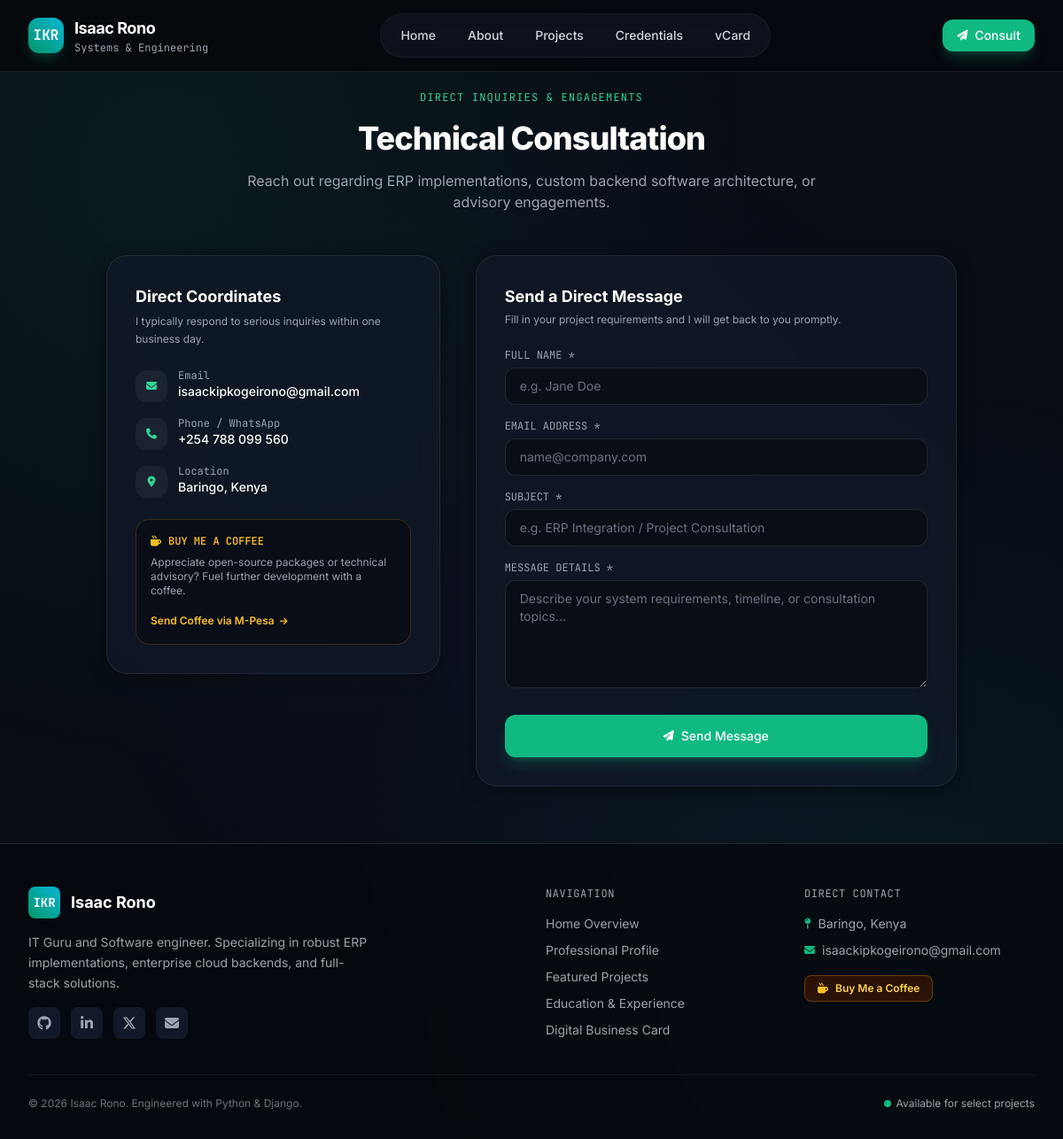
Page /contact/ on the earlier database version.
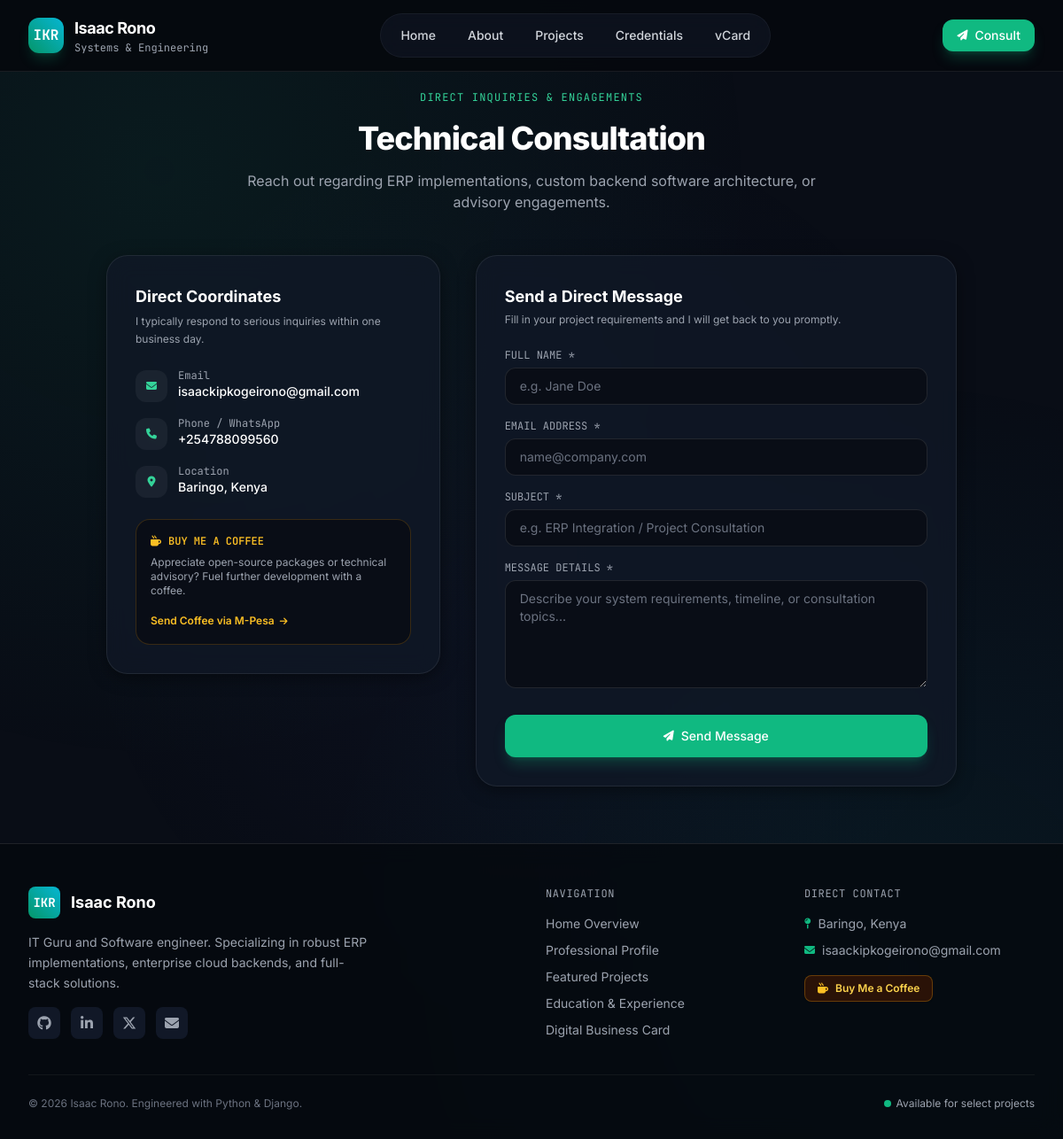
Same page on the later database version.
### ikrweb/models.py (models this page shows, shortened)
class About(models.Model):
    name             = models.CharField(max_length=100)
    title            = models.CharField(max_length=200, help_text="Professional headline shown in the hero section")
    bio              = models.TextField(help_text="Executive summary / about paragraph")
    profile_image    = models.ImageField(upload_to='profile/', blank=True, null=True)
    resume           = models.FileField(upload_to='documents/', blank=True, null=True)
    favicon          = models.ImageField(upload_to='branding/', blank=True, null=True)
    email            = models.EmailField()
    phone            = models.CharField(max_length=30, blank=True)
    location         = models.CharField(max_length=150, blank=True)
    website          = models.URLField(blank=True, help_text="Public website URL shown on the business card")
    linkedin         = models.URLField(blank=True)
    github           = models.URLField(blank=True)
    twitter          = models.URLField(blank=True)
    instagram        = models.URLField(blank=True)
    youtube          = models.URLField(blank=True)
    mpesa_number     = models.CharField(
        max_length=20, blank=True,
        help_text="M-Pesa number for the tipping page, e.g. 0705027739"
    )
    mpesa_name       = models.CharField(
        max_length=100, blank=True,
        help_text="Account name shown on the tipping page"
    )
    class Meta:
        verbose_name_plural = "About"

### ikrweb/views.py (the view)
# urls.py: path('contact/', views.contact, name='contact'),
def contact(request):
    about = _get_about()
    if request.method == 'POST':
        form = ContactForm(request.POST)
        if form.is_valid():
            submission = form.save()
            owner_email = getattr(settings, 'CONTACT_EMAIL', None) or (
                about.email if about else None
            )
            if owner_email:
                try:
                    send_mail(
                        subject=f"[Portfolio Consult] {submission.subject}",
                        message=(
                            f"From: {submission.name} <{submission.email}>\n\n"
                            f"{submission.message}"
                        ),
                        from_email=settings.DEFAULT_FROM_EMAIL,
                        recipient_list=[owner_email],
                        fail_silently=False,
                    )
                except Exception as exc:  # noqa: BLE001
                    logger.warning("Contact email failed to send: %s", exc)
            messages.success(
                request,
                "Thank you for reaching out! I will get back to you soon."
            )
            return redirect('contact')
    else:
        form = ContactForm()
    context = {
        'form': form,
        'about': about,
    }
    return render(request, 'ikrweb/contact.html', context)

### ikrweb/forms.py (shortened to what this page needs)
class ContactForm(forms.ModelForm):
    class Meta:
        model  = Contact
        fields = ['name', 'email', 'subject', 'message']
        widgets = {
            'name': forms.TextInput(attrs={
                'class': 'form-control',
                'placeholder': 'Your Name',
                'autocomplete': 'name',
            }),
            'email': forms.EmailInput(attrs={
                'class': 'form-control',
                'placeholder': 'your@email.com',
                'autocomplete': 'email',
            }),
            'subject': forms.TextInput(attrs={
                'class': 'form-control',
                'placeholder': 'What would you like to discuss?',
            }),
            'message': forms.Textarea(attrs={
                'class': 'form-control',
                'rows': 5,
                'placeholder': 'Tell me about your project or inquiry…',
            }),
        }
        labels = {
            'name':    'Your Name',
            'email':   'Email Address',
            'subject': 'Subject',
            'message': 'Message',
        }

### ikrweb/views.py (called while the page is built)
def _get_about():
    return About.objects.first()

### templates/ikrweb/contact.html (shortened to what the changed rows need)
{% extends 'base.html' %}
{% load static %}
{% block content %}
<div class="max-w-5xl mx-auto px-4 sm:px-6 lg:px-8 space-y-12">
    <div class="space-y-4 text-center max-w-2xl mx-auto">
        <h1 class="text-3xl sm:text-4xl font-extrabold text-white tracking-tight">Technical Consultation</h1>
    </div>
    <div class="grid grid-cols-1 lg:grid-cols-12 gap-10 items-start">
        <div class="lg:col-span-5 space-y-6">
            <div class="glass-panel p-6 sm:p-8 rounded-3xl space-y-6">
                <div>
                    <h2 class="text-lg font-bold text-white">Direct Coordinates</h2>
                </div>
                <div class="space-y-4 text-sm text-gray-300">
                    <div class="flex items-start gap-3">
                        <div>
                            <span class="text-xs text-gray-400 block font-mono">Email</span>
                            <a href="mailto:{{ about.email|default:'isaackipkogeirono@gmail.com' }}" class="text-white hover:text-brand-400 font-medium break-all transition-colors">
                                {{ about.email|default:"isaackipkogeirono@gmail.com" }}
                            </a>
                        </div>
                    </div>
                    <div class="flex items-start gap-3">
                        <div>
                            <span class="text-xs text-gray-400 block font-mono">Phone / WhatsApp</span>
                            <a href="tel:{{ about.phone|default:'+254705027739' }}" class="text-white hover:text-brand-400 font-medium transition-colors">
                                {{ about.phone|default:"+254 705 027 739" }}
                            </a>
                        </div>
                    </div>
                    <div class="flex items-start gap-3">
                        <div>
                            <span class="text-xs text-gray-400 block font-mono">Location</span>
                            <span class="text-white font-medium">{{ about.location|default:"Baringo, Kenya" }}</span>
                        </div>
                    </div>
                </div>
            </div>
        </div>
        <div class="lg:col-span-7">
            <div class="glass-panel p-6 sm:p-8 rounded-3xl space-y-6">
                <div>
                    <h2 class="text-lg font-bold text-white">Send a Direct Message</h2>
                </div>
            </div>
        </div>
    </div>
</div>
{% endblock %}

### templates/base.html (shortened to what the changed rows need)
<!DOCTYPE html>
<html lang="en" class="dark scroll-smooth">
{% load static %}
{% load custom_filters %}
<head>
    <link rel="stylesheet" href="https://cdnjs.cloudflare.com/ajax/libs/font-awesome/6.5.1/css/all.min.css" />
    <script src="https://cdn.tailwindcss.com"></script>
    <link rel="stylesheet" href="{% static 'css/style.css' %}">
</head>
<body class="bg-dark-900 text-gray-100 flex flex-col min-h-screen selection:bg-brand-500 selection:text-white relative">
    <main class="flex-grow pt-24 pb-16 relative z-10">
        {% block content %}
        {% endblock %}
    </main>
    <footer class="relative z-10 border-t border-white/10 bg-dark-950/80 backdrop-blur-md pt-12 pb-8">
        <div class="max-w-7xl mx-auto px-4 sm:px-6 lg:px-8">
            <div class="grid grid-cols-1 md:grid-cols-4 gap-8 mb-10">
                <div class="md:col-span-2 space-y-4">
                    <div class="flex items-center gap-3">
                        <div class="w-9 h-9 rounded-lg bg-gradient-to-tr from-brand-600 to-cyan-500 flex items-center justify-center font-mono font-bold text-white text-sm">
                        </div>
                        <span class="text-lg font-bold text-white">Isaac Rono</span>
                    </div>
                    <p class="text-gray-400 text-sm max-w-sm leading-relaxed">
                        {{ about.title|default:"Enterprise Systems Architect & Software Engineer" }}. Specializing in robust ERP implementations, enterprise cloud backends, and full-stack solutions.
                    </p>
                    <div class="flex items-center gap-3 text-gray-400">
                        {% if about.github %}
                            <a href="{{ about.github }}" target="_blank" rel="noopener noreferrer" aria-label="GitHub" class="w-9 h-9 rounded-lg bg-dark-800 flex items-center justify-center hover:bg-brand-500 hover:text-white transition-all">
                            </a>
                        {% endif %}
                        {% if about.linkedin %}
                            <a href="{{ about.linkedin }}" target="_blank" rel="noopener noreferrer" aria-label="LinkedIn" class="w-9 h-9 rounded-lg bg-dark-800 flex items-center justify-center hover:bg-brand-500 hover:text-white transition-all">
                            </a>
                        {% endif %}
                        {% if about.twitter %}
                            <a href="{{ about.twitter }}" target="_blank" rel="noopener noreferrer" aria-label="Twitter" class="w-9 h-9 rounded-lg bg-dark-800 flex items-center justify-center hover:bg-brand-500 hover:text-white transition-all">
                            </a>
                        {% endif %}
                        {% if about.email %}
                            <a href="mailto:{{ about.email }}" aria-label="Email" class="w-9 h-9 rounded-lg bg-dark-800 flex items-center justify-center hover:bg-brand-500 hover:text-white transition-all">
                            </a>
                        {% endif %}
                    </div>
                </div>
                <div>
                    <ul class="space-y-2.5 text-sm text-gray-400">
                        {% if about.location %}
                            <li class="flex items-center gap-2">
                                <i class="fas fa-map-pin text-brand-500 text-xs"></i>
                                <span>{{ about.location }}</span>
                            </li>
                        {% endif %}
                        {% if about.email %}
                            <li class="flex items-center gap-2">
                                <i class="fas fa-envelope text-brand-500 text-xs"></i>
                                <span>{{ about.email }}</span>
                            </li>
                        {% endif %}
                    </ul>
                </div>
            </div>
        </div>
    </footer>
</body>
</html>

Differences in the rows shown:
changed About "isaackipkogeirono@gmail.com": phone "+254 788 099 560" → "+254788099560"
